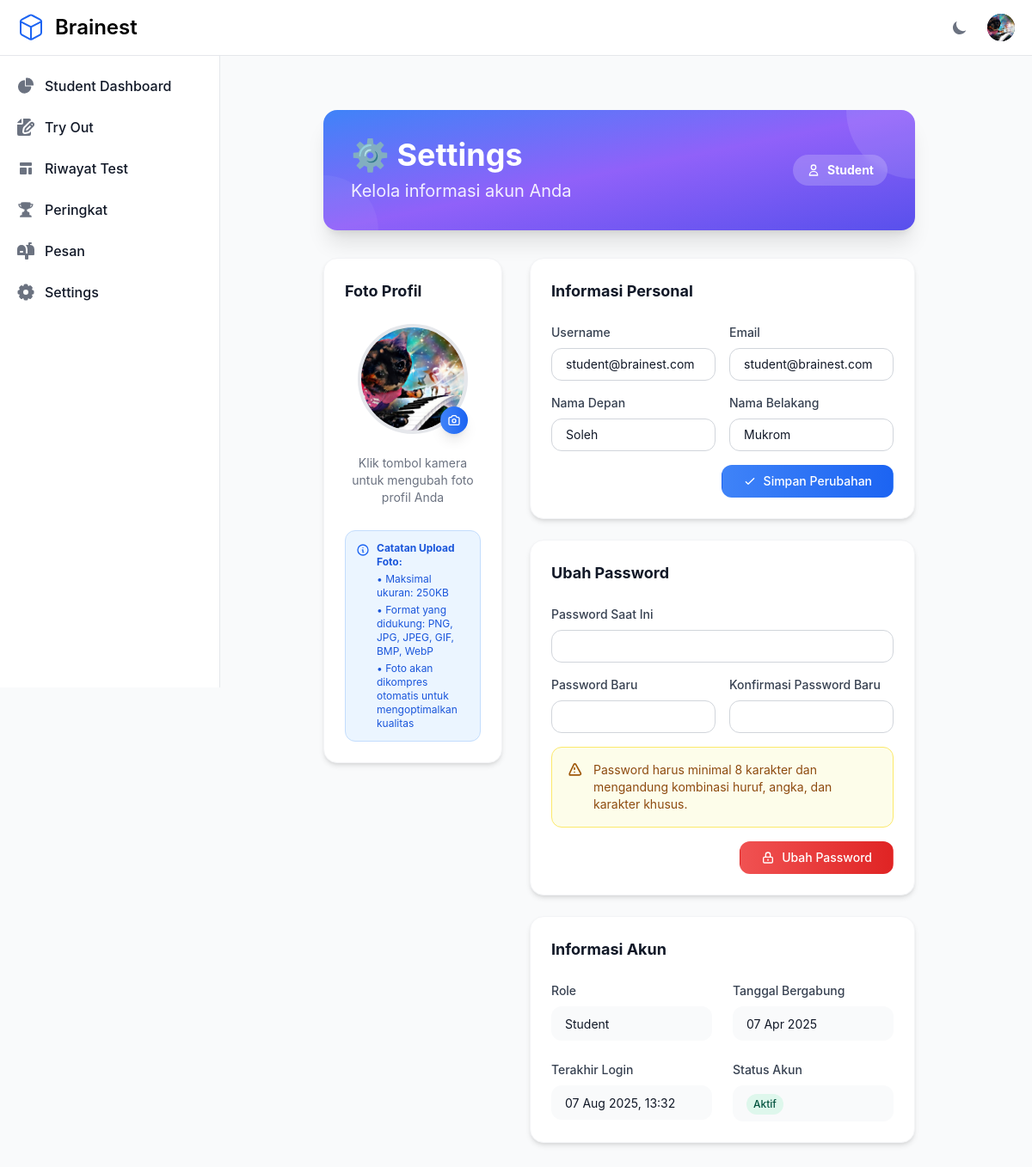
Before: /settings/ (signed in) with the older database file.
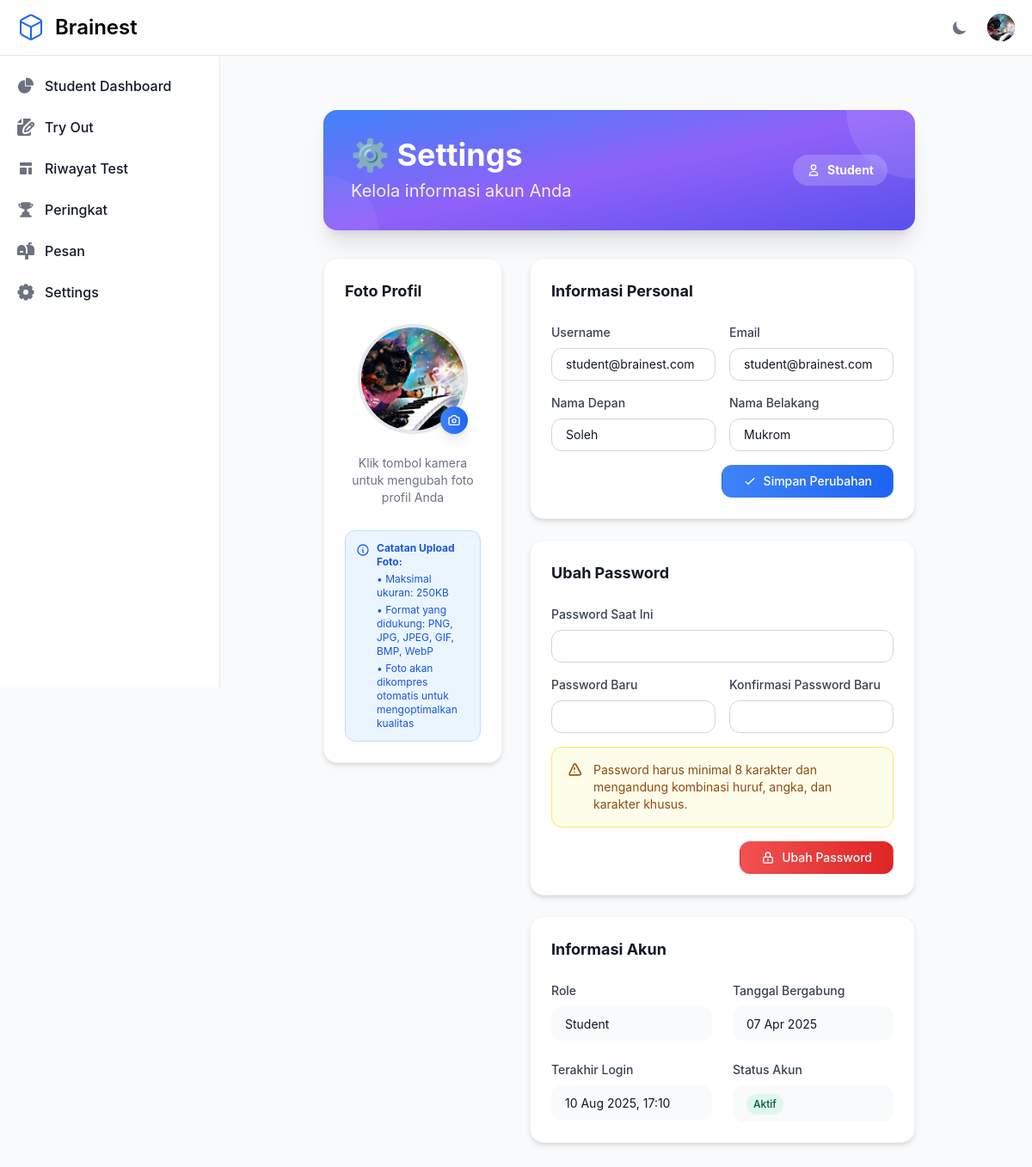
After: the same page with the newer database file.
### otosapp/models.py (models this page shows, shortened)
class User(AbstractUser):
    email = models.EmailField(unique=True)
    USERNAME_FIELD = 'email'
    REQUIRED_FIELDS = ['username']
    role = models.ForeignKey('Role', on_delete=models.SET_NULL, null=True)
    profile_picture = models.ImageField(upload_to='profile_pictures/', null=True, blank=True)
    groups = models.ManyToManyField(
        Group,
        related_name="custom_user_set",  # Add a custom related name here
        blank=True,
        help_text="The groups this user belongs to.",
        verbose_name="groups"
    )
    user_permissions = models.ManyToManyField(
        Permission,
        related_name="custom_user_permissions",  # Add a custom related name here
        blank=True,
        help_text="Specific permissions for this user.",
        verbose_name="user permissions"
    )
    def is_admin(self):
        return self.role and self.role.role_name == 'Admin'

class Role(models.Model):
    role_name = models.CharField(max_length=200, unique=True)

### otosapp/views.py (the view, shortened to what this page needs)
# urls.py: path('settings/', views.settings_view, name='settings'),
@login_required
def settings_view(request):
    from .forms import UserProfileForm, ProfilePictureForm, CustomPasswordChangeForm
    from django.contrib.auth import update_session_auth_hash
    context = {
        'user': request.user,
    }
    return render(request, 'settings.html', context)

### otosapp/context_processors.py (called while the page is built)
def sidebar_context(request):
    context = {}
    if request.user.is_authenticated and (request.user.is_superuser or request.user.is_admin()):
        pending_payments_count = PaymentProof.objects.filter(status='pending').count()
        context['pending_payments_count'] = pending_payments_count
    return context

### otosapp/templates/settings.html (shortened to what the changed rows need)
{% extends 'base.html' %}
{% block content %}
<div class="max-w-4xl mx-auto px-4 sm:px-6 lg:px-8 mt-8">
    <div class="bg-gradient-to-br from-blue-500 via-purple-500 to-indigo-600 rounded-2xl shadow-xl p-8 mb-8 text-white relative overflow-hidden">
        <div class="relative z-10">
            <div class="flex flex-col md:flex-row md:items-center md:justify-between">
                <div>
                    <h1 class="text-3xl md:text-4xl font-bold mb-2">⚙️ Settings</h1>
                </div>
                <div class="mt-4 md:mt-0">
                    <div class="inline-flex items-center px-4 py-2 rounded-full text-sm font-bold bg-white/20 backdrop-blur-sm">
                        <svg class="w-4 h-4 mr-2" fill="none" stroke="currentColor" stroke-width="2" viewBox="0 0 24 24">
                            <path stroke-linecap="round" stroke-linejoin="round" d="M16 7a4 4 0 11-8 0 4 4 0 018 0zM12 14a7 7 0 00-7 7h14a7 7 0 00-7-7z"></path>
                        </svg>
                        {{ user.role.role_name }}
                    </div>
                </div>
            </div>
        </div>
    </div>
    <div class="grid grid-cols-1 lg:grid-cols-3 gap-8">
        <div class="lg:col-span-1">
            <div class="bg-white dark:bg-gray-800 rounded-2xl shadow-md p-6 border border-gray-100 dark:border-gray-700">
                <div class="flex flex-col items-center">
                    <div class="relative mb-6">
                        {% if user.profile_picture %}
                            <img src="{{ user.profile_picture.url }}" alt="Profile Picture" class="w-32 h-32 rounded-full object-cover border-4 border-gray-200 dark:border-gray-600">
                        {% endif %}
                        <button type="button" onclick="document.getElementById('profile-picture-input').click()" class="absolute bottom-0 right-0 bg-gradient-to-r from-blue-500 to-blue-600 text-white p-2 rounded-full hover:from-blue-600 hover:to-blue-700 transition-all duration-200 shadow-lg">
                        </button>
                    </div>
                </div>
            </div>
        </div>
        <div class="lg:col-span-2 space-y-6">
            <div class="bg-white dark:bg-gray-800 rounded-2xl shadow-md p-6 border border-gray-100 dark:border-gray-700">
                <form method="post" class="space-y-4">
                    <div class="grid grid-cols-1 md:grid-cols-2 gap-4">
                        <div>
                            <label for="username" class="block text-sm font-medium text-gray-700 dark:text-gray-300 mb-2">Username</label>
                            <input type="text"
                                   id="username"
                                   name="username"
                                   value="{{ user.username }}"
                                   class="w-full px-4 py-2 border border-gray-300 dark:border-gray-600 rounded-xl text-sm focus:ring-2 focus:ring-blue-500 focus:border-transparent bg-white dark:bg-gray-700 text-gray-900 dark:text-white">
                        </div>
                        <div>
                            <label for="email" class="block text-sm font-medium text-gray-700 dark:text-gray-300 mb-2">Email</label>
                            <input type="email"
                                   id="email"
                                   name="email"
                                   value="{{ user.email }}"
                                   class="w-full px-4 py-2 border border-gray-300 dark:border-gray-600 rounded-xl text-sm focus:ring-2 focus:ring-blue-500 focus:border-transparent bg-white dark:bg-gray-700 text-gray-900 dark:text-white">
                        </div>
                    </div>
                    <div class="grid grid-cols-1 md:grid-cols-2 gap-4">
                        <div>
                            <label for="first_name" class="block text-sm font-medium text-gray-700 dark:text-gray-300 mb-2">Nama Depan</label>
                            <input type="text"
                                   id="first_name"
                                   name="first_name"
                                   value="{{ user.first_name }}"
                                   class="w-full px-4 py-2 border border-gray-300 dark:border-gray-600 rounded-xl text-sm focus:ring-2 focus:ring-blue-500 focus:border-transparent bg-white dark:bg-gray-700 text-gray-900 dark:text-white">
                        </div>
                        <div>
                            <label for="last_name" class="block text-sm font-medium text-gray-700 dark:text-gray-300 mb-2">Nama Belakang</label>
                            <input type="text"
                                   id="last_name"
                                   name="last_name"
                                   value="{{ user.last_name }}"
                                   class="w-full px-4 py-2 border border-gray-300 dark:border-gray-600 rounded-xl text-sm focus:ring-2 focus:ring-blue-500 focus:border-transparent bg-white dark:bg-gray-700 text-gray-900 dark:text-white">
                        </div>
                    </div>
                </form>
            </div>
            <div class="bg-white dark:bg-gray-800 rounded-2xl shadow-md p-6 border border-gray-100 dark:border-gray-700">
                <div class="grid grid-cols-1 md:grid-cols-2 gap-6">
                    <div>
                        <div class="px-4 py-2 bg-gray-50 dark:bg-gray-700 rounded-xl">
                            <span class="text-sm text-gray-900 dark:text-white">{{ user.role.role_name }}</span>
                        </div>
                    </div>
                    <div>
                        <div class="px-4 py-2 bg-gray-50 dark:bg-gray-700 rounded-xl">
                            <span class="text-sm text-gray-900 dark:text-white">{{ user.date_joined|date:"d M Y" }}</span>
                        </div>
                    </div>
                    <div>
                        <div class="px-4 py-2 bg-gray-50 dark:bg-gray-700 rounded-xl">
                            <span class="text-sm text-gray-900 dark:text-white">
                                {% if user.last_login %}
                                    {{ user.last_login|date:"d M Y, H:i" }}
                                {% else %}
                                    Belum pernah login
                                {% endif %}
                            </span>
                        </div>
                    </div>
                </div>
            </div>
        </div>
    </div>
</div>
{% endblock %}

### otosapp/templates/base.html (shortened to what this page needs)
{% load static %}
<!DOCTYPE html>
<html lang="en">
<head>
    <link rel="stylesheet" href="{% static 'src/output.css' %}">
</head>
<body class="min-h-screen bg-gray-50 dark:bg-gray-900">
    <nav class="fixed top-0 z-50 w-full bg-white border-b border-gray-200 dark:bg-gray-800 dark:border-gray-700">
        <div class="px-3 py-3 lg:px-5 lg:pl-3">
          <div class="flex items-center justify-between">
            <div class="flex items-center justify-start rtl:justify-end">
              <a href="{% url 'home' %}" class="flex ms-2 md:me-24 items-center">
                <span class="self-center text-xl font-semibold sm:text-2xl whitespace-nowrap dark:text-white">Brainest</span>
              </a>
            </div>
            <div class="flex items-center">
               <button id="theme-toggle" type="button" class="text-gray-500 dark:text-gray-400 hover:bg-gray-100 dark:hover:bg-gray-700 focus:outline-none focus:ring-4 focus:ring-gray-200 dark:focus:ring-gray-700 rounded-lg text-sm p-2.5">
                  <svg id="theme-toggle-dark-icon" class="hidden w-5 h-5" fill="currentColor" viewBox="0 0 20 20" xmlns="http://www.w3.org/2000/svg"><path d="M17.293 13.293A8 8 0 016.707 2.707a8.001 8.001 0 1010.586 10.586z"></path></svg>
              </button>
               {% if user.is_authenticated %}
                <div class="flex items-center ms-3">
                  <div class="relative">
                    <button type="button" class="flex text-sm bg-gray-800 rounded-full focus:ring-4 focus:ring-gray-300 dark:focus:ring-gray-600" aria-expanded="false" data-dropdown-toggle="dropdown-user">
                      {% if user.profile_picture %}
                        <img class="w-8 h-8 rounded-full object-cover" src="{{ user.profile_picture.url }}" alt="user photo">
                      {% endif %}
                    </button>
                  </div>
                </div>
                {% endif %}
              </div>
          </div>
        </div>
      </nav>
    {% if user.is_authenticated and request.path != '/otosapp/login/' and request.path != '/otosapp/register/' %}
    {% include 'sidebar.html' %}
    {% endif %}
    <div class="flex pt-16" >
        <main class="{% if user.is_authenticated and request.path != '/otosapp/login/' and request.path != '/otosapp/register/' %}sm:pl-64{% endif %} flex-grow container mx-auto px-4 py-8">
            {% block content %}{% endblock %}
        </main>
    </div>
</body>
</html>

Changed rows visible on the page:
changed User "student@brainest.com": last_login "07 Aug 2025, 13:32" → "10 Aug 2025, 17:10"
